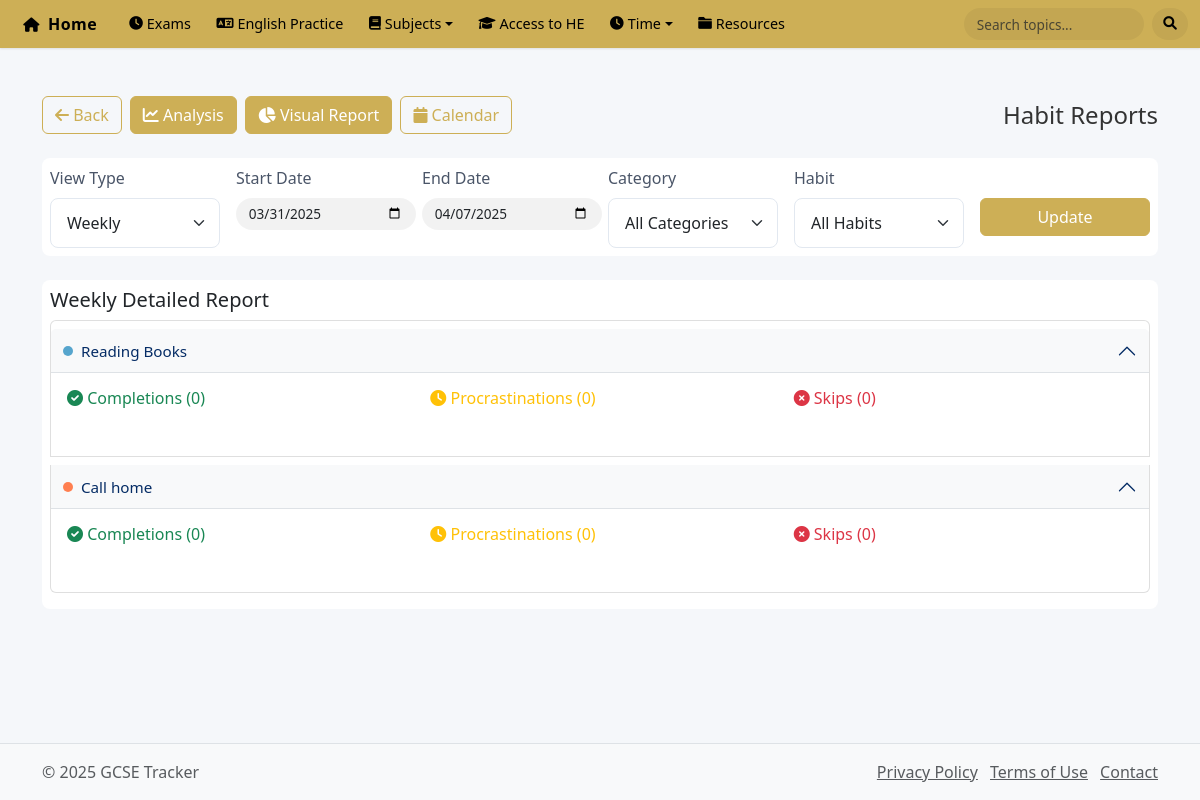
The page /pages/habits/reports.php on the database as committed earlier.
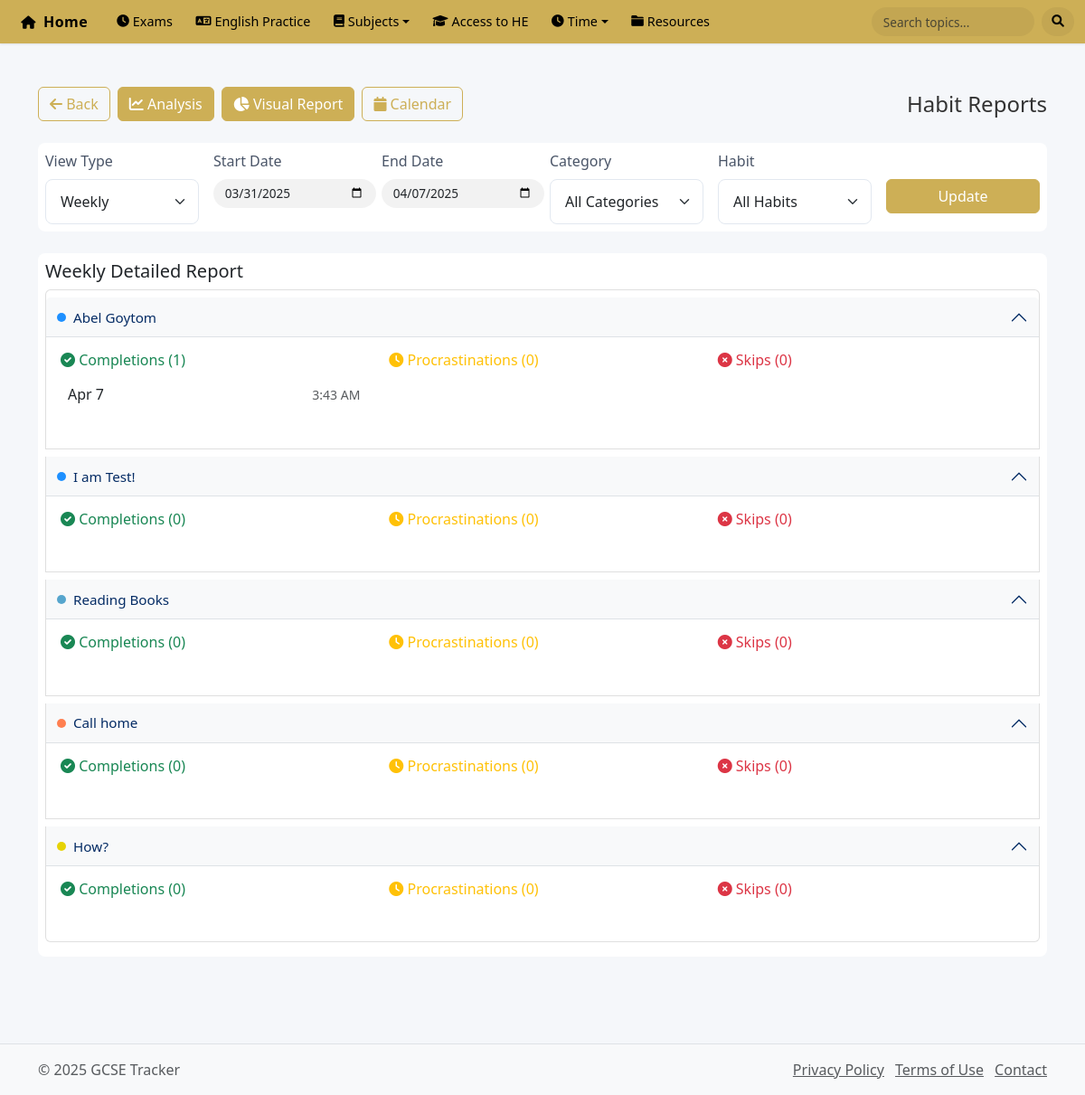
The same page on the database as committed later.
### tables this page shows
CREATE TABLE `habits` (
  `id` int(11) NOT NULL,
  `category_id` int(11) NOT NULL,
  `point_rule_id` int(11) NOT NULL,
  `name` varchar(255) NOT NULL,
  `description` text DEFAULT NULL,
  `icon` varchar(50) DEFAULT 'fas fa-check-circle' COMMENT 'Font Awesome icon class name',
  `target_time` time DEFAULT NULL,
  `current_points` int(11) DEFAULT 0,
  `total_completions` int(11) DEFAULT 0,
  `total_procrastinated` int(11) DEFAULT 0,
  `total_skips` int(11) DEFAULT 0,
  `current_streak` int(11) DEFAULT 0,
  `longest_streak` int(11) DEFAULT 0,
  `success_rate` decimal(5,2) DEFAULT 0.00,
  `is_active` tinyint(1) DEFAULT 1,
  `created_at` timestamp NOT NULL DEFAULT current_timestamp(),
  `updated_at` timestamp NOT NULL DEFAULT current_timestamp() ON UPDATE current_timestamp()
);

CREATE TABLE `habit_categories` (
  `id` int(11) NOT NULL,
  `name` varchar(50) NOT NULL,
  `description` text DEFAULT NULL,
  `color` varchar(7) DEFAULT '#6c757d',
  `icon` varchar(50) DEFAULT 'fas fa-folder' COMMENT 'Font Awesome icon class name',
  `display_order` int(11) DEFAULT 0,
  `created_at` timestamp NOT NULL DEFAULT current_timestamp()
);

CREATE TABLE `habit_completions` (
  `id` int(11) NOT NULL,
  `habit_id` int(11) NOT NULL,
  `completion_date` date NOT NULL,
  `completion_time` time NOT NULL,
  `status` enum('completed','procrastinated','skipped') NOT NULL,
  `reason` varchar(100) DEFAULT NULL,
  `points_earned` int(11) DEFAULT 0,
  `notes` text DEFAULT NULL,
  `created_at` timestamp NOT NULL DEFAULT current_timestamp()
);

### pages/habits/reports.php (the view, shortened to what the changed rows need)
<?php
require_once '../../includes/header.php';
require_once '../../includes/db_connect.php';
$start_date = $_GET['start_date'] ?? date('Y-m-d', strtotime('-7 days'));
$end_date = $_GET['end_date'] ?? date('Y-m-d');
$view_type = $_GET['view_type'] ?? 'weekly';
$categories_query = "SELECT id, name, color FROM habit_categories ORDER BY name";
$categories_result = $conn->query($categories_query);
$categories = [];
while ($cat = $categories_result->fetch_assoc()) {
    $categories[$cat['id']] = $cat;
}
$completions_query = "
    SELECT
        h.id as habit_id,
        h.name as habit_name,
        h.category_id,
        h.target_time,
        hc.completion_date,
        hc.completion_time,
        hc.status,
        hc.reason,
        hc.points_earned,
        hc.notes,
        hpr.completion_points,
        hpr.procrastinated_points,
        hpr.skip_points
    FROM habits h
    LEFT JOIN habit_completions hc ON h.id = hc.habit_id
        AND hc.completion_date BETWEEN ? AND ?
    LEFT JOIN habit_point_rules hpr ON h.point_rule_id = hpr.id
    WHERE h.is_active = 1";
$params = [$start_date, $end_date];
$types = "ss";
$completions_query .= " ORDER BY h.category_id, h.name, hc.completion_date DESC, hc.completion_time DESC";
$stmt = $conn->prepare($completions_query);
$stmt->bind_param($types, ...$params);
$stmt->execute();
$completions_result = $stmt->get_result();
$habit_details = [];
$daily_summaries = [];
while ($row = $completions_result->fetch_assoc()) {
    $habit_id = $row['habit_id'];
    $date = $row['completion_date'];
    if (!isset($habit_details[$habit_id])) {
        $habit_details[$habit_id] = [
            'name' => $row['habit_name'],
            'category_id' => $row['category_id'],
            'target_time' => $row['target_time'],
            'completions' => [],
            'procrastinations' => [],
            'skips' => [],
            'total_completions' => 0,
            'total_procrastinations' => 0,
            'total_skips' => 0
        ];
    }
    if ($date && !isset($daily_summaries[$date])) {
        $daily_summaries[$date] = [
            'completions' => [],
            'procrastinations' => [],
            'skips' => []
        ];
    }
    if ($date) {
        $completion_data = [
            'date' => $date,
            'time' => $row['completion_time'],
            'reason' => $row['reason'],
            'notes' => $row['notes']
        ];
        switch ($row['status']) {
            case 'completed':
                $habit_details[$habit_id]['completions'][] = $completion_data;
                $habit_details[$habit_id]['total_completions']++;
                $daily_summaries[$date]['completions'][] = [
                    'habit' => $row['habit_name'],
                    'time' => $row['completion_time']
                ];
                break;
        }
    }
}
krsort($daily_summaries);
uasort($habit_details, function($a, $b) use ($categories) {
    if ($a['category_id'] != $b['category_id']) {
        return strcmp($categories[$a['category_id']]['name'], $categories[$b['category_id']]['name']);
    }
    return strcmp($a['name'], $b['name']);
});
?>
<!DOCTYPE html>
<html lang="en">
<head>
    <link href="https://cdnjs.cloudflare.com/ajax/libs/font-awesome/6.0.0/css/all.min.css" rel="stylesheet">
</head>
<body>
    <div class="container py-4">
        <?php if (empty($habit_details) && empty($daily_summaries)): ?>
            <div class="alert alert-info">
                No data found for the selected filters. Please try different date range or filters.
            </div>
        <?php else: ?>
            <?php if ($view_type == 'daily'): ?>
                <div class="card mb-4">
                    <div class="card-body">
                        <h5 class="card-title">Daily Detailed Report</h5>
                        <div class="accordion" id="dailyAccordion">
                            <?php foreach ($daily_summaries as $date => $summary): ?>
                                <div class="accordion-item">
                                    <h2 class="accordion-header">
                                        <button class="accordion-button"
                                                type="button"
                                                data-bs-toggle="collapse"
                                                data-bs-target="#collapse<?php echo str_replace('-', '', $date); ?>">
                                            <?php echo date('F j, Y', strtotime($date)); ?>
                                        </button>
                                    </h2>
                                    <div id="collapse<?php echo str_replace('-', '', $date); ?>"
                                         class="accordion-collapse collapse show"
                                         data-bs-parent="#dailyAccordion">
                                        <div class="accordion-body p-2">
                                            <?php if (!empty($summary['completions'])): ?>
                                                <div class="mb-2">
                                                    <h6 class="text-success mb-2">
                                                        <i class="fas fa-check-circle"></i> Completed Habits
                                                    </h6>
                                                    <ul class="list-group list-group-flush">
                                                        <?php foreach ($summary['completions'] as $completion): ?>
                                                            <li class="list-group-item py-2">
                                                                <div class="d-flex justify-content-between align-items-center">
                                                                    <span><?php echo htmlspecialchars($completion['habit']); ?></span>
                                                                    <small class="text-muted"><?php echo date('g:i A', strtotime($completion['time'])); ?></small>
                                                                </div>
                                                            </li>
                                                        <?php endforeach; ?>
                                                    </ul>
                                                </div>
                                            <?php endif; ?>
                                            <?php if (!empty($summary['procrastinations'])): ?>
                                                <div class="mb-2">
                                                    <h6 class="text-warning mb-2">
                                                        <i class="fas fa-clock"></i> Procrastinated Habits
                                                    </h6>
                                                    <ul class="list-group list-group-flush">
                                                        <?php foreach ($summary['procrastinations'] as $procrastination): ?>
                                                            <li class="list-group-item py-2">
                                                                <div class="d-flex flex-column">
                                                                    <span><?php echo htmlspecialchars($procrastination['habit']); ?></span>
                                                                    <small class="text-muted"><?php echo htmlspecialchars($procrastination['reason']); ?></small>
                                                                </div>
                                                            </li>
                                                        <?php endforeach; ?>
                                                    </ul>
                                                </div>
                                            <?php endif; ?>
                                            <?php if (!empty($summary['skips'])): ?>
                                                <div class="mb-2">
                                                    <h6 class="text-danger mb-2">
                                                        <i class="fas fa-times-circle"></i> Skipped Habits
                                                    </h6>
                                                    <ul class="list-group list-group-flush">
                                                        <?php foreach ($summary['skips'] as $skip): ?>
                                                            <li class="list-group-item py-2">
                                                                <div class="d-flex flex-column">
                                                                    <span><?php echo htmlspecialchars($skip['habit']); ?></span>
                                                                    <small class="text-muted"><?php echo htmlspecialchars($skip['reason']); ?></small>
                                                                </div>
                                                            </li>
                                                        <?php endforeach; ?>
                                                    </ul>
                                                </div>
                                            <?php endif; ?>
                                        </div>
                                    </div>
                                </div>
                            <?php endforeach; ?>
                        </div>
                    </div>
                </div>
            <?php else: ?>
                <div class="card mb-4">
                    <div class="card-body">
                        <div class="accordion" id="weeklyAccordion">
                            <?php foreach ($habit_details as $id => $habit): ?>
                                <div class="accordion-item">
                                    <h2 class="accordion-header">
                                        <button class="accordion-button"
                                                type="button"
                                                data-bs-toggle="collapse"
                                                data-bs-target="#collapse<?php echo $id; ?>">
                                            <div class="d-flex align-items-center">
                                                <div class="color-dot" style="background-color: <?php echo isset($categories[$habit['category_id']]) ? $categories[$habit['category_id']]['color'] : '#ccc'; ?>"></div>
                                                <?php echo htmlspecialchars($habit['name']); ?>
                                            </div>
                                        </button>
                                    </h2>
                                    <div id="collapse<?php echo $id; ?>"
                                         class="accordion-collapse collapse show"
                                         data-bs-parent="#weeklyAccordion">
                                        <div class="accordion-body p-2">
                                            <div class="row g-2">
                                                <div class="col-12 col-md-4">
                                                    <div class="card h-100">
                                                        <div class="card-body p-2">
                                                            <h6 class="text-success mb-2">
                                                                <i class="fas fa-check-circle"></i> Completions (<?php echo $habit['total_completions']; ?>)
                                                            </h6>
                                                            <ul class="list-group list-group-flush">
                                                                <?php foreach ($habit['completions'] as $completion): ?>
                                                                    <li class="list-group-item py-2">
                                                                        <div class="d-flex justify-content-between align-items-center">
                                                                            <span><?php echo date('M j', strtotime($completion['date'])); ?></span>
                                                                            <small class="text-muted"><?php echo date('g:i A', strtotime($completion['time'])); ?></small>
                                                                        </div>
                                                                    </li>
                                                                <?php endforeach; ?>
                                                            </ul>
                                                        </div>
                                                    </div>
                                                </div>
                                                <div class="col-12 col-md-4">
                                                    <div class="card h-100">
                                                        <div class="card-body p-2">
                                                            <h6 class="text-warning mb-2">
                                                                <i class="fas fa-clock"></i> Procrastinations (<?php echo $habit['total_procrastinations']; ?>)
                                                            </h6>
                                                        </div>
                                                    </div>
                                                </div>
                                                <div class="col-12 col-md-4">
                                                    <div class="card h-100">
                                                        <div class="card-body p-2">
                                                            <h6 class="text-danger mb-2">
                                                                <i class="fas fa-times-circle"></i> Skips (<?php echo $habit['total_skips']; ?>)
                                                            </h6>
                                                        </div>
                                                    </div>
                                                </div>
                                            </div>
                                        </div>
                                    </div>
                                </div>
                            <?php endforeach; ?>
                        </div>
                    </div>
                </div>
            <?php endif; ?>
        <?php endif; ?>
    </div>
<?php require_once '../../includes/footer.php'; ?>

Rows that differ between the two databases and show on the page:
added habits: name "Abel Goytom", total_completions "1", habit_completions.completion_date "Apr 7", habit_completions.completion_time "3:43 AM", total_procrastinations "0", total_skips "0"
added habits: name "I am Test!", total_completions "0", total_procrastinations "0", total_skips "0", shown under "Weekly Detailed Report"
added habits: name "How?", total_completions "0", total_procrastinations "0", total_skips "0", shown under "Weekly Detailed Report"
